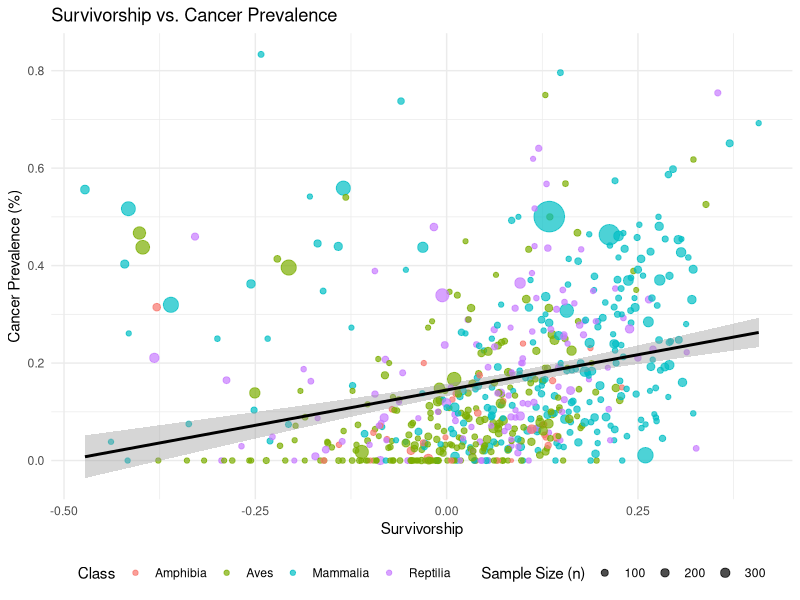
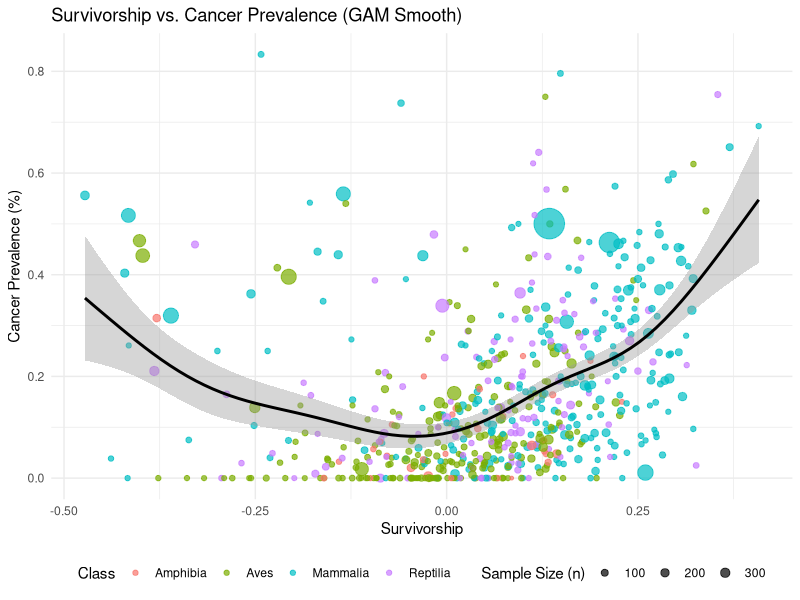
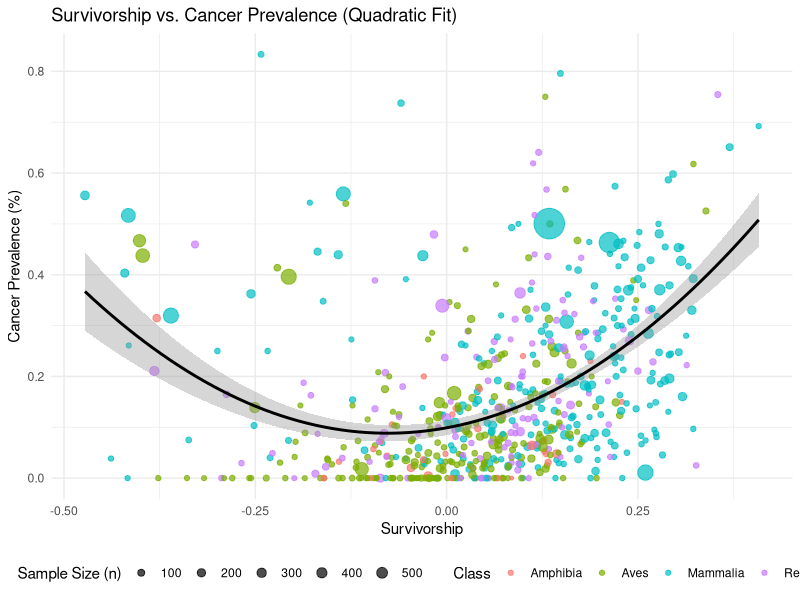

These figures' R source, in order:
# Load libraries
library(ggplot2)
library(dplyr)
data <- read.csv("condensed_data.csv")

# Scatterplot with linear regression line and size by n
ggplot(data, aes(x = shape_value, y = cancer_prevalence, color = Class)) +
  geom_point(aes(size = n), alpha = 0.7) +  # size based on n, slightly transparent
  geom_smooth(method = "lm", se = TRUE, color = "black") +   # regression line
  scale_size_continuous(range = c(1, 10), breaks = c(100, 200, 300)) +  # scale size
  theme_minimal() +
  labs(
    x = "Survivorship",
    y = "Cancer Prevalence (%)",
    color = "Class",
    size = "Sample Size (n)",
    title = "Survivorship vs. Cancer Prevalence"
  ) +
  theme(legend.position = "bottom")

# Run the linear model
model <- lm(cancer_prevalence ~ shape_value, data = data)

library(mgcv)

# Load data
data <- read.csv("condensed_data.csv")

# Fit GAM model
model_gam <- gam(cancer_prevalence ~ s(shape_value), data = data)

# Print summary
summary(model_gam)

# Plot with GAM smooth
ggplot(data, aes(x = shape_value, y = cancer_prevalence, color = Class)) +
  geom_point(aes(size = n), alpha = 0.7) +
  geom_smooth(method = "gam", formula = y ~ s(x), se = TRUE, color = "black") +
  scale_size_continuous(range = c(1, 10), breaks = c(100, 200, 300)) +
  theme_minimal() +
  labs(
    x = "Survivorship",
    y = "Cancer Prevalence (%)",
    color = "Class",
    size = "Sample Size (n)",
    title = "Survivorship vs. Cancer Prevalence (GAM Smooth)"
  ) +
  theme(legend.position = "bottom")

# See results
summary(model)


model_quad <- lm(cancer_prevalence ~ shape_value + I(shape_value^2), data = data)

# Print full summary
summary(model_quad)

# Plot with quadratic curve
ggplot(data, aes(x = shape_value, y = cancer_prevalence, color = Class)) +
  geom_point(aes(size = n), alpha = 0.7) +
  geom_smooth(method = "lm", formula = y ~ poly(x, 2), se = TRUE, color = "black") +
  scale_size_continuous(range = c(1, 10), breaks = c(100, 200, 300, 400, 500)) +
  theme_minimal() +
  labs(
    x = "Survivorship",
    y = "Cancer Prevalence (%)",
    color = "Class",
    size = "Sample Size (n)",
    title = "Survivorship vs. Cancer Prevalence (Quadratic Fit)"
  ) +
  theme(legend.position = "bottom")

# Additional statistics
cat("\n=== MODEL COMPARISON ===\n")
model_linear <- lm(cancer_prevalence ~ shape_value, data = data)

cat("\nLinear Model R²:", round(summary(model_linear)$r.squared, 4))
cat("\nQuadratic Model R²:", round(summary(model_quad)$r.squared, 4))

cat("\n\nLinear Model AIC:", round(AIC(model_linear), 2))
cat("\nQuadratic Model AIC:", round(AIC(model_quad), 2))

cat("\n\nQuadratic Model Coefficients:\n")
print(coef(model_quad))

cat("\n\nQuadratic equation: Cancer Prevalence = ")
cat(round(coef(model_quad)[1], 4), " + ", 
    round(coef(model_quad)[2], 4), " * Survivorship + ",
    round(coef(model_quad)[3], 4), " * Survivorship²\n", sep="")
